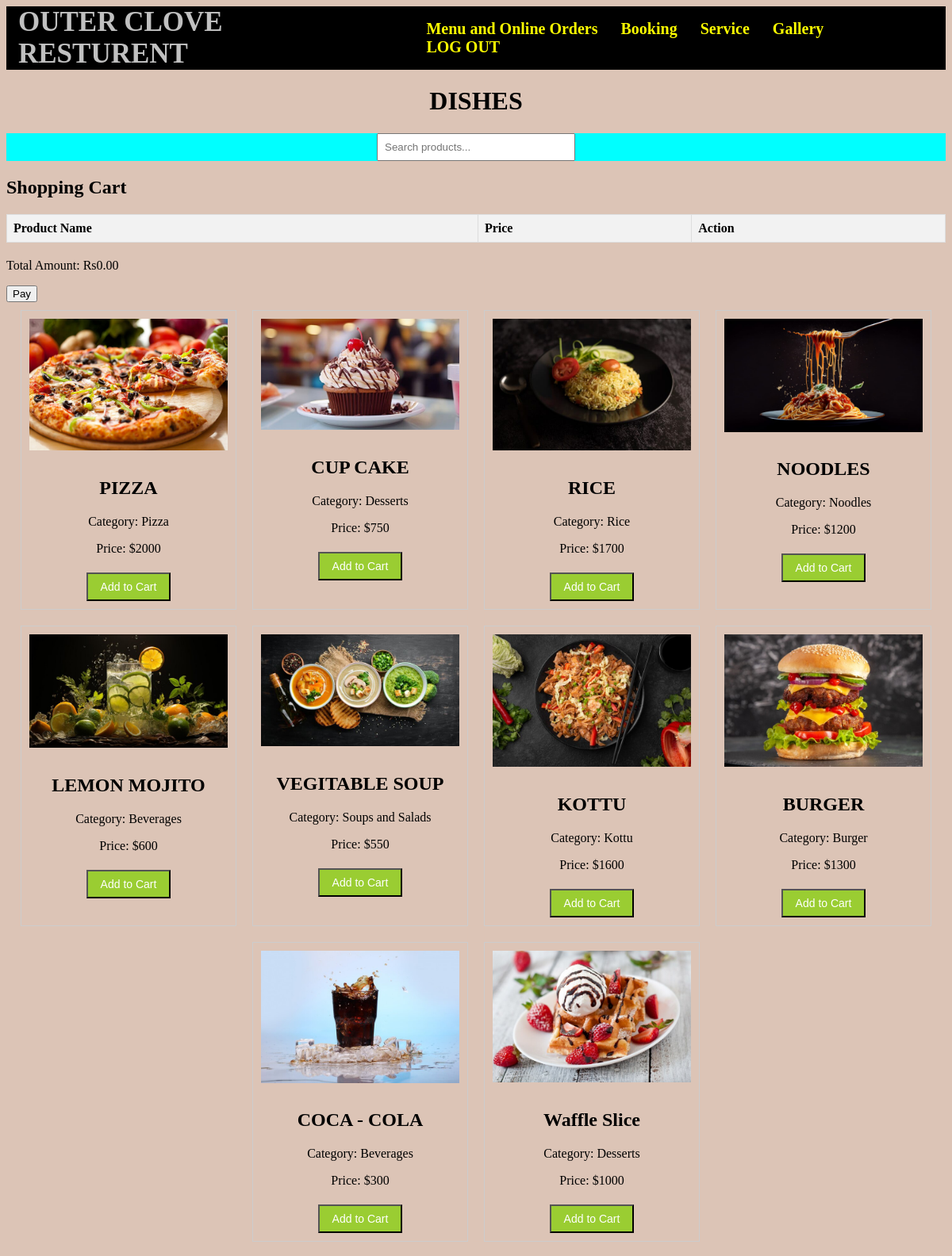
The page /Customer/Menu_and_orders.php on the database its author committed.
### tables this page shows
CREATE TABLE `product` (
  `Product_id` int(10) NOT NULL,
  `Product_name` varchar(225) NOT NULL,
  `Product_price` int(225) NOT NULL,
  `Product_category` varchar(225) NOT NULL,
  `Product_image` varchar(100) NOT NULL,
  `product_discrition` varchar(225) NOT NULL
);

### Customer/Menu_and_orders.php (the view, shortened to what this page needs)
<?php
include './header.php';
?>
<!DOCTYPE html>
<html lang="en">
<head>
</head>
<body>
    <h1>DISHES</h1>
    <div class="search-bar">
        <input type="text" id="searchInput" placeholder="Search products..." onkeyup="searchProducts()">
    </div>
    <div class="cart-container">
        <h2>Shopping Cart</h2>
        <table id="cartTable">
            <thead>
                <tr>
                    <th>Product Name</th>
                    <th>Price</th>
                    <th>Action</th>
                </tr>
            </thead>
        </table>
        <p>Total Amount: Rs<span id="totalAmount">0.00</span></p>
        <form action="./ceck_out.php" method="POST"><button onclick="pay()" id="payButton">Pay</button></form>
    </div>
    <div class="products-container">
        <?php
        $database = new connection();
        $conn = $database->getConnection();
        $select_sql = "SELECT product_name, product_category, product_price, product_image FROM product";
        $stmt = $conn->query($select_sql);
        if ($stmt) {
            while ($row = $stmt->fetch(PDO::FETCH_ASSOC)) {
                echo '<div class="product-card">';
                echo '<img src="' . htmlspecialchars($row['product_image']) . '" alt="Product Image">';
                echo '<div class="product-details">';
                echo '<h2>' . htmlspecialchars($row['product_name']) . '</h2>';
                echo '<p>Category: ' . htmlspecialchars($row['product_category']) . '</p>';
                echo '<p>Price: $' . htmlspecialchars($row['product_price']) . '</p>';
                echo '<button class="add-to-cart-btn" onclick="addToCart(\'' . htmlspecialchars($row['product_name']) . '\',' . htmlspecialchars($row['product_price']) . ')">Add to Cart</button>';
                echo '</div>';
                echo '</div>';
            }
        } else {
            echo 'No products found.';
        }
        ?>
    </div>
</body>
</html>

### Styles/adminnav.css (style rules this page uses)
* { text-decoration:none; }

### Customer/Menu_and_orders.php (style rules this page uses)
body { background-color: rgb(220, 196, 182); }
h1 { text-align: center; }
.products-container { display: flex; flex-wrap: wrap; justify-content: center; }
.product-card { border: 1px solid #ccc; padding: 10px; margin: 10px; width: 250px; text-align: center; }
.product-card img { max-width: 100%; height: auto; margin-bottom: 10px; }
.add-to-cart-btn { background-color: yellowgreen; color: white; padding: 8px 16px; text-align: center; text-decoration: none; display: inline-block; font-size: 14px; margin-top: 5px; cursor: pointer; }
.cart-container { margin-top: 20px; }
table { width: 100%; border-collapse: collapse; margin-bottom: 20px; }
th, td { border: 1px solid #ddd; padding: 8px; text-align: left; }
th { background-color: #f2f2f2; }
.search-bar { margin-bottom: 20px; text-align: center; background-color: aqua; }
.search-bar input[type="text"] { padding: 8px; width: 250px; box-sizing: border-box; }

### rows shown on the page
product: Product_image (picture), Product_name "PIZZA", Product_category "Pizza", Product_price "2000"
product: Product_image (picture), Product_name "CUP CAKE", Product_category "Desserts", Product_price "750"
product: Product_image (picture), Product_name "RICE", Product_category "Rice", Product_price "1700"
product: Product_image (picture), Product_name "NOODLES", Product_category "Noodles", Product_price "1200"
product: Product_image (picture), Product_name "LEMON MOJITO", Product_category "Beverages", Product_price "600"
product: Product_image (picture), Product_name "VEGITABLE SOUP", Product_category "Soups and Salads", Product_price "550"
product: Product_image (picture), Product_name "KOTTU", Product_category "Kottu", Product_price "1600"
product: Product_image (picture), Product_name "BURGER", Product_category "Burger", Product_price "1300"
product: Product_image (picture), Product_name "COCA - COLA", Product_category "Beverages", Product_price "300"
product: Product_image (picture), Product_name "Waffle Slice", Product_category "Desserts", Product_price "1000"
